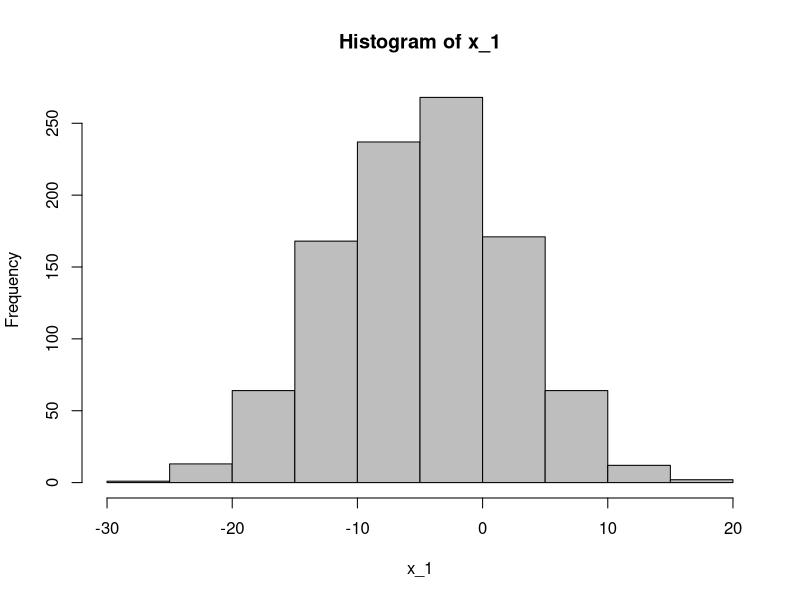
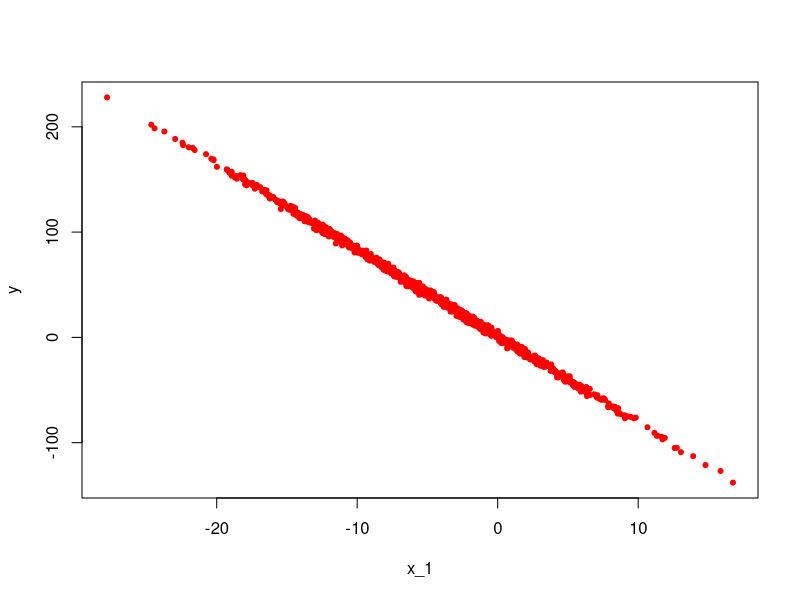

Here is the R script that generated these plots, in order:
#brupoon 2015, MIT license
x_1 <-- rnorm (1000,5,7) #1000 values with a mean of 5 and a stdev of 7
x_1_hist <- hist(x_1, col="grey")
true_error <- rnorm(1000,0,2)
true_beta_0 <- 1.1
true_beta_1 <- -8.2
y <- true_beta_0 + true_beta_1*x_1 + true_error #y = mx+b+true_error
plot_x_y <- plot(x_1, y, pch=20, col="red")
model <- lm(y ~ x_1)
